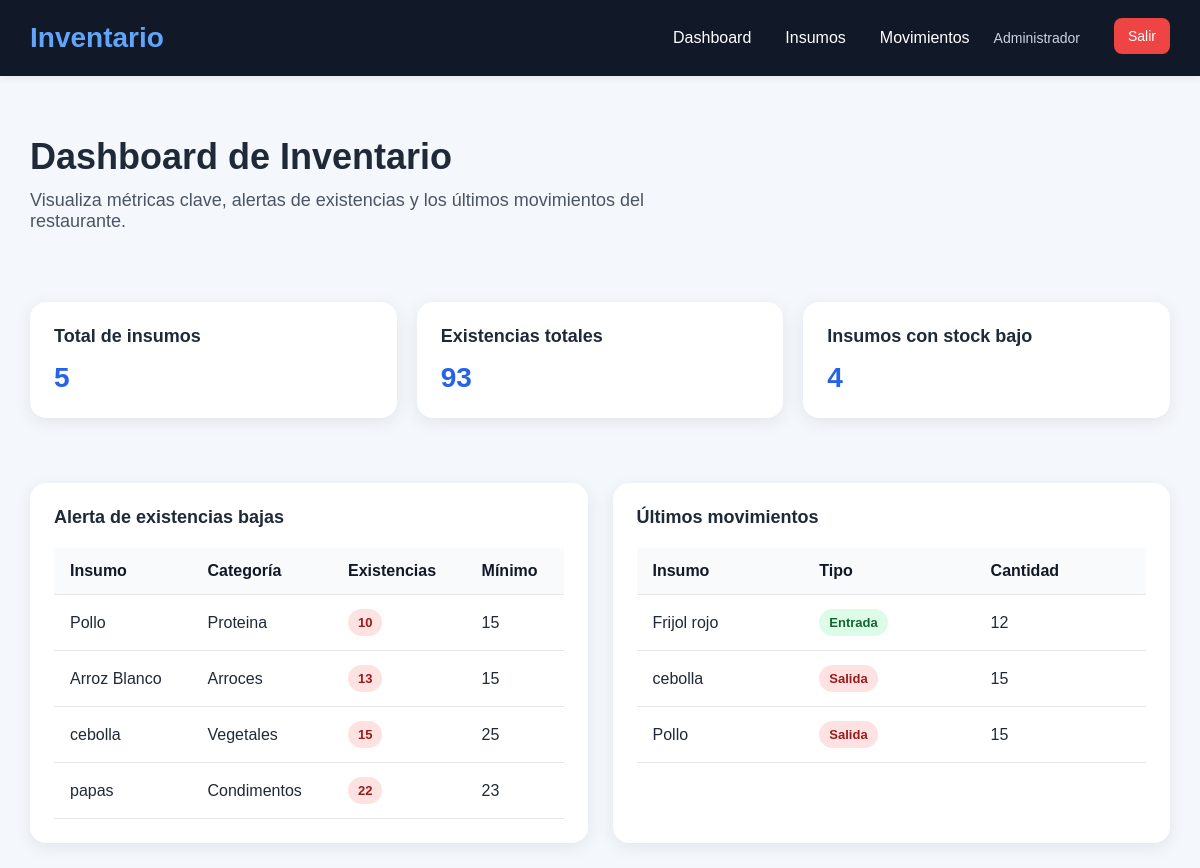
/index.php (signed in), run on the app's committed database.
### tables this page shows
CREATE TABLE `productos` (
  `id` int(11) NOT NULL,
  `nombre` varchar(100) NOT NULL,
  `categoria` varchar(100) NOT NULL,
  `stock` int(11) NOT NULL,
  `stock_minimo` int(11) NOT NULL,
  `fecha_creacion` timestamp NOT NULL DEFAULT current_timestamp()
);

CREATE TABLE `movimientos` (
  `id` int(11) NOT NULL,
  `producto_id` int(11) NOT NULL,
  `tipo` enum('entrada','salida') NOT NULL,
  `cantidad` int(11) NOT NULL,
  `observacion` varchar(255) DEFAULT NULL,
  `fecha` timestamp NOT NULL DEFAULT current_timestamp()
);

### index.php (the view, shortened to what this page needs)
<?php
include("db/conexion.php");
include("includes/header.php");
$sql_productos = "SELECT COUNT(*) as total FROM productos";
$resultado_productos = $conn->query($sql_productos);
$total_productos = $resultado_productos->fetch_assoc()["total"];
$sql_stock = "SELECT SUM(stock) as total_stock FROM productos";
$resultado_stock = $conn->query($sql_stock);
$total_stock = $resultado_stock->fetch_assoc()["total_stock"];
$sql_bajo = "SELECT COUNT(*) as stock_bajo FROM productos WHERE stock <= stock_minimo";
$resultado_bajo = $conn->query($sql_bajo);
$stock_bajo = $resultado_bajo->fetch_assoc()["stock_bajo"];
$sql_insumos_bajos = "SELECT nombre, categoria, stock, stock_minimo
                      FROM productos
                      WHERE stock <= stock_minimo
                      ORDER BY stock ASC";
$resultado_insumos_bajos = $conn->query($sql_insumos_bajos);
$sql_movimientos = "SELECT movimientos.*, productos.nombre AS producto_nombre
                    FROM movimientos
                    INNER JOIN productos ON movimientos.producto_id = productos.id
                    ORDER BY movimientos.fecha DESC, movimientos.id DESC
                    LIMIT 5";
$resultado_movimientos = $conn->query($sql_movimientos);
?>
<section class="hero">
    <h2>Dashboard de Inventario</h2>
    <p>
        Visualiza métricas clave, alertas de existencias y los últimos movimientos del restaurante.
    </p>
</section>
<section class="cards">
    <div class="card">
        <h3>Total de insumos</h3>
        <p><?php echo htmlspecialchars($total_productos); ?></p>
    </div>
    <div class="card">
        <h3>Existencias totales</h3>
        <p><?php echo $total_stock ? htmlspecialchars($total_stock) : 0; ?></p>
    </div>
    <div class="card">
        <h3>Insumos con stock bajo</h3>
        <p><?php echo htmlspecialchars($stock_bajo); ?></p>
    </div>
</section>
<div class="dashboard-grid">
    <div class="card">
        <h3>Alerta de existencias bajas</h3>
        <?php if ($resultado_insumos_bajos->num_rows > 0): ?>
            <table class="tabla">
                <thead>
                    <tr>
                        <th>Insumo</th>
                        <th>Categoría</th>
                        <th>Existencias</th>
                        <th>Mínimo</th>
                    </tr>
                </thead>
                <tbody>
                    <?php while($fila = $resultado_insumos_bajos->fetch_assoc()): ?>
                        <tr>
                            <td><?php echo htmlspecialchars($fila["nombre"]); ?></td>
                            <td><?php echo htmlspecialchars($fila["categoria"]); ?></td>
                            <td>
                                <span class="badge badge-salida">
                                    <?php echo htmlspecialchars($fila["stock"]); ?>
                                </span>
                            </td>
                            <td><?php echo htmlspecialchars($fila["stock_minimo"]); ?></td>
                        </tr>
                    <?php endwhile; ?>
                </tbody>
            </table>
        <?php else: ?>
            <p class="empty-text">No hay insumos con stock bajo en este momento.</p>
        <?php endif; ?>
    </div>
    <div class="card">
        <h3>Últimos movimientos</h3>
        <?php if ($resultado_movimientos->num_rows > 0): ?>
            <table class="tabla">
                <thead>
                    <tr>
                        <th>Insumo</th>
                        <th>Tipo</th>
                        <th>Cantidad</th>
                    </tr>
                </thead>
                <tbody>
                    <?php while($mov = $resultado_movimientos->fetch_assoc()): ?>
                        <tr>
                            <td><?php echo htmlspecialchars($mov["producto_nombre"]); ?></td>
                            <td>
                                <?php if ($mov["tipo"] == "entrada"): ?>
                                    <span class="badge badge-entrada">Entrada</span>
                                <?php else: ?>
                                    <span class="badge badge-salida">Salida</span>
                                <?php endif; ?>
                            </td>
                            <td><?php echo htmlspecialchars($mov["cantidad"]); ?></td>
                        </tr>
                    <?php endwhile; ?>
                </tbody>
            </table>
        <?php else: ?>
            <p class="empty-text">Todavía no hay movimientos registrados.</p>
        <?php endif; ?>
    </div>
</div>
<?php include("includes/footer.php"); ?>

### includes/header.php (shortened to what this page needs)
<!DOCTYPE html>
<html lang="es">
<head>
    <link rel="stylesheet" href="/inventario-dashboard/css/styles.css">
</head>
<body>
    <header class="topbar">
        <div class="container nav">
            <h1 class="logo"><span>Inventario</span></h1>
            <nav class="nav-links">
                <a href="/inventario-dashboard/index.php">Dashboard</a>
                <a href="/inventario-dashboard/productos/listar.php">Insumos</a>
                <a href="/inventario-dashboard/movimientos/listar.php">Movimientos</a>
                <span class="user-name">
                    <?php echo isset($_SESSION["usuario_nombre"]) ? $_SESSION["usuario_nombre"] : "Usuario"; ?>
                </span>
                <a href="/inventario-dashboard/auth/logout.php" class="btn btn-logout">Salir</a>
            </nav>
        </div>
    </header>
    <main class="container">

### includes/footer.php
    </main>
</body>
</html>

### css/styles.css (style rules this page uses)
* { margin: 0; padding: 0; box-sizing: border-box; }
body { font-family: Arial, sans-serif; background-color: #f4f7fb; color: #1f2937; }
.container { width: 95%; max-width: 1200px; margin: 0 auto; }
.topbar { background: #111827; padding: 18px 0; box-shadow: 0 2px 8px rgba(0,0,0,0.08); }
.nav { display: flex; justify-content: space-between; align-items: center; }
.logo { color: white; font-size: 28px; }
.logo span { color: #60a5fa; }
nav a { color: white; text-decoration: none; margin-left: 20px; font-size: 16px; transition: 0.3s; }
.hero { padding: 60px 0 30px; }
.hero h2 { font-size: 36px; margin-bottom: 12px; }
.hero p { font-size: 18px; color: #4b5563; max-width: 700px; }
.cards { display: grid; grid-template-columns: repeat(auto-fit, minmax(220px, 1fr)); gap: 20px; margin: 40px 0; }
.card { background: white; border-radius: 16px; padding: 24px; box-shadow: 0 4px 18px rgba(0,0,0,0.08); }
.card h3 { font-size: 18px; margin-bottom: 10px; }
.card p { font-size: 28px; font-weight: bold; color: #2563eb; }
.btn { display: inline-block; background: #2563eb; color: white; padding: 10px 14px; border: none; border-radius: 10px; text-decoration: none; font-size: 14px; cursor: pointer; transition: 0.3s; margin-bottom: 4px; }
.badge { display: inline-block; padding: 6px 10px; border-radius: 999px; font-size: 13px; font-weight: bold; }
.badge-entrada { background: #dcfce7; color: #166534; }
.badge-salida { background: #fee2e2; color: #991b1b; }
.dashboard-grid { display: grid; grid-template-columns: 1fr 1fr; gap: 25px; margin-top: 30px; }
.card { width: 100%; overflow-x: auto; }
.tabla { width: 100%; border-collapse: collapse; margin-top: 20px; }
.tabla th, .tabla td { padding: 14px 16px; text-align: left; border-bottom: 1px solid #e5e7eb; }
.tabla th { background: #f9fafb; color: #111827; font-weight: bold; }
.hero { margin-bottom: 30px; }
.card { margin-bottom: 25px; }
.card h3 { margin-bottom: 15px; }
.card table { width: 100%; }
.nav-links { display: flex; align-items: center; gap: 14px; flex-wrap: wrap; }
.user-name { color: #cbd5e1; font-size: 14px; margin-left: 10px; }
.btn-logout { background: #ef4444; padding: 10px 14px; border-radius: 8px; }
.btn-logout { background: #ef4444; padding: 10px 14px; border-radius: 8px; color: white; text-decoration: none; }

### data on the page
productos: nombre "Pollo", categoria "Proteina", stock "10", stock_minimo "15"
productos: nombre "Arroz Blanco", categoria "Arroces", stock "13", stock_minimo "15"
productos: nombre "cebolla", categoria "Vegetales", stock "15", stock_minimo "25"
productos: nombre "papas", categoria "Condimentos", stock "22", stock_minimo "23"
movimientos: producto.nombre "Frijol rojo", tipo "Entrada", cantidad "12"
movimientos: producto.nombre "cebolla", tipo "Salida", cantidad "15"
movimientos: producto.nombre "Pollo", tipo "Salida", cantidad "15"

### other printed values
$_SESSION["usuario_nombre"] "Administrador"
$total_productos "5"
$total_stock "93"
$stock_bajo "4"
